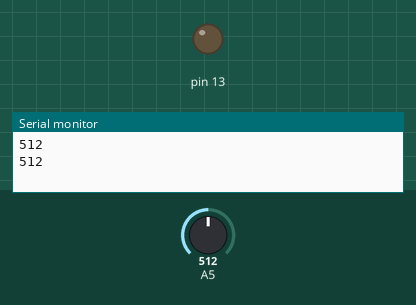
Bench run of a sketch on a simulated Arduino Uno, built with avr-gcc and run on an emulated ATmega328P. On the bench: output pins drawn as LEDs (lit = HIGH), the last lines printed to the serial monitor. Inputs (shaded band) come from the test bench; at power-on: A5 = 512.

Above: at 2.8 s.
2.9 s: A5 set to 22
7.2 s: A5 set to 17
At 10.7 s:
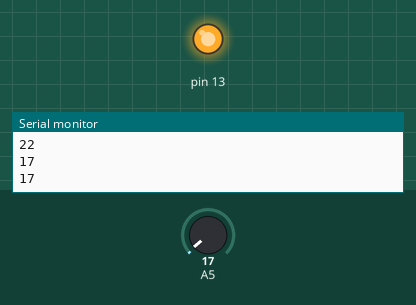
11.5 s: A5 set to 122
At 14.9 s:
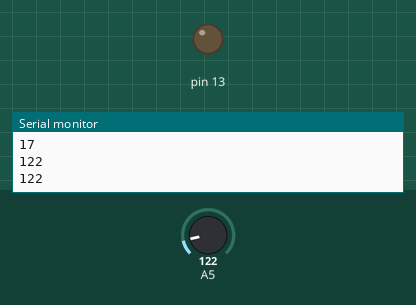
15.5 s: A5 set to 10
At 19.2 s:
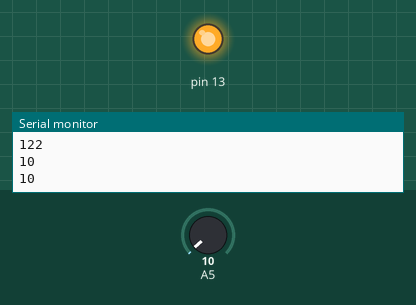
Timing chart, 0 to 20.5 s (numbered marks = the images above; inputs shaded):
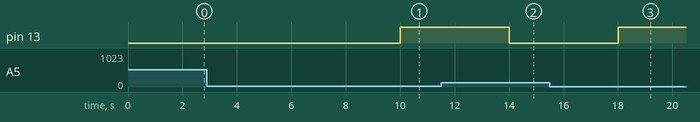

Measured:
- the behaviour switches between 20 and 19 on A5 (found by bisection; images 0 and 1)
- after the input at 7.2 s, pin 13: LOW → HIGH after 2.8 s
- after the input at 11.5 s, pin 13: HIGH → LOW after 2.5 s
- after the input at 15.5 s, pin 13: LOW → HIGH after 2.5 s

The sketch:

test.ino
```cpp
int val = 0;

void setup(){
  pinMode(13, OUTPUT);
  Serial.begin(9600);
}

void loop(){
  val = analogRead(A5);
  Serial.println(val);
  delay(2000);
     if (val < 20)
    {
    digitalWrite(13,HIGH);
    }
    else
    {
    digitalWrite(13,LOW);
    }
}
```
